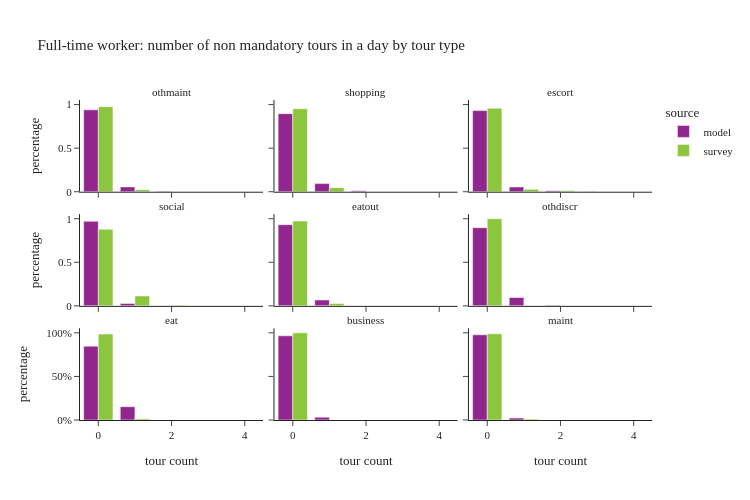

This figure's notebook cell:
### Code cell
plot_num_nonmand_tourtype(per_data[per_data['ptype']==1], "Full-time worker: number of non mandatory tours in a day by tour type")

### Figure 1 — Plotly figure (JSON) as saved in the notebook; plotly's stock layout.template omitted (floating-point values rounded to 4 significant figures)
{"data": [{"alignmentgroup": "True", "customdata": [[1722559], [101787], [8078], [730], [8]], "hovertemplate": "source=model<br>tour type=othmaint<br>tour count=%{x}<br>percentage=%{y}<br>sample_size=%{customdata[0]}<extra></extra>", "legendgroup": "model", "marker": {"color": "#91268F", "pattern": {"shape": ""}}, "name": "model", "offsetgroup": "model", "orientation": "v", "showlegend": true, "textposition": "auto", "type": "bar", "x": [0.0, 1.0, 2.0, 3.0, 4.0], "xaxis": "x7", "y": [0.9397, 0.05553, 0.004407, 0.0003982, 4.364e-06], "yaxis": "y7"}, {"alignmentgroup": "True", "customdata": [[1641929], [170585], [19622], [1024], [2]], "hovertemplate": "source=model<br>tour type=shopping<br>tour count=%{x}<br>percentage=%{y}<br>sample_size=%{customdata[0]}<extra></extra>", "legendgroup": "model", "marker": {"color": "#91268F", "pattern": {"shape": ""}}, "name": "model", "offsetgroup": "model", "orientation": "v", "showlegend": false, "textposition": "auto", "type": "bar", "x": [0.0, 1.0, 2.0, 3.0, 4.0], "xaxis": "x8", "y": [0.8957, 0.09306, 0.0107, 0.0005586, 1.091e-06], "yaxis": "y8"}, {"alignmentgroup": "True", "customdata": [[1706237], [99817], [22359], [4749]], "hovertemplate": "source=model<br>tour type=escort<br>tour count=%{x}<br>percentage=%{y}<br>sample_size=%{customdata[0]}<extra></extra>", "legendgroup": "model", "marker": {"color": "#91268F", "pattern": {"shape": ""}}, "name": "model", "offsetgroup": "model", "orientation": "v", "showlegend": false, "textposition": "auto", "type": "bar", "x": [0.0, 1.0, 2.0, 3.0], "xaxis": "x9", "y": [0.9308, 0.05445, 0.0122, 0.002591], "yaxis": "y9"}, {"alignmentgroup": "True", "customdata": [[1777701], [50891], [4220], [350]], "hovertemplate": "source=model<br>tour type=social<br>tour count=%{x}<br>percentage=%{y}<br>sample_size=%{customdata[0]}<extra></extra>", "legendgroup": "model", "marker": {"color": "#91268F", "pattern": {"shape": ""}}, "name": "model", "offsetgroup": "model", "orientation": "v", "showlegend": false, "textposition": "auto", "type": "bar", "x": [0.0, 1.0, 2.0, 3.0], "xaxis": "x4", "y": [0.9697, 0.02776, 0.002302, 0.0001909], "yaxis": "y4"}, {"alignmentgroup": "True", "customdata": [[1707901], [123124], [2128], [9]], "hovertemplate": "source=model<br>tour type=eatout<br>tour count=%{x}<br>percentage=%{y}<br>sample_size=%{customdata[0]}<extra></extra>", "legendgroup": "model", "marker": {"color": "#91268F", "pattern": {"shape": ""}}, "name": "model", "offsetgroup": "model", "orientation": "v", "showlegend": false, "textposition": "auto", "type": "bar", "x": [0.0, 1.0, 2.0, 3.0], "xaxis": "x5", "y": [0.9317, 0.06716, 0.001161, 4.91e-06], "yaxis": "y5"}, {"alignmentgroup": "True", "customdata": [[1644187], [175721], [10806], [2444], [4]], "hovertemplate": "source=model<br>tour type=othdiscr<br>tour count=%{x}<br>percentage=%{y}<br>sample_size=%{customdata[0]}<extra></extra>", "legendgroup": "model", "marker": {"color": "#91268F", "pattern": {"shape": ""}}, "name": "model", "offsetgroup": "model", "orientation": "v", "showlegend": false, "textposition": "auto", "type": "bar", "x": [0.0, 1.0, 2.0, 3.0, 4.0], "xaxis": "x6", "y": [0.8969, 0.09586, 0.005895, 0.001333, 2.182e-06], "yaxis": "y6"}, {"alignmentgroup": "True", "customdata": [[1553043], [280080], [39]], "hovertemplate": "source=model<br>tour type=eat<br>tour count=%{x}<br>percentage=%{y}<br>sample_size=%{customdata[0]}<extra></extra>", "legendgroup": "model", "marker": {"color": "#91268F", "pattern": {"shape": ""}}, "name": "model", "offsetgroup": "model", "orientation": "v", "showlegend": false, "textposition": "auto", "type": "bar", "x": [0.0, 1.0, 2.0], "xaxis": "x", "y": [0.8472, 0.1528, 2.127e-05], "yaxis": "y"}, {"alignmentgroup": "True", "customdata": [[1770566], [60542], [2052], [2]], "hovertemplate": "source=model<br>tour type=business<br>tour count=%{x}<br>percentage=%{y}<br>sample_size=%{customdata[0]}<extra></extra>", "legendgroup": "model", "marker": {"color": "#91268F", "pattern": {"shape": ""}}, "name": "model", "offsetgroup": "model", "orientation": "v", "showlegend": false, "textposition": "auto", "type": "bar", "x": [0.0, 1.0, 2.0, 3.0], "xaxis": "x2", "y": [0.9659, 0.03303, 0.001119, 1.091e-06], "yaxis": "y2"}, {"alignmentgroup": "True", "customdata": [[1791969], [41190], [3]], "hovertemplate": "source=model<br>tour type=maint<br>tour count=%{x}<br>percentage=%{y}<br>sample_size=%{customdata[0]}<extra></extra>", "legendgroup": "model", "marker": {"color": "#91268F", "pattern": {"shape": ""}}, "name": "model", "offsetgroup": "model", "orientation": "v", "showlegend": false, "textposition": "auto", "type": "bar", "x": [0.0, 1.0, 2.0], "xaxis": "x3", "y": [0.9775, 0.02247, 1.637e-06], "yaxis": "y3"}, {"alignmentgroup": "True", "customdata": [[2705], [87], [6]], "hovertemplate": "source=survey<br>tour type=othmaint<br>tour count=%{x}<br>percentage=%{y}<br>sample_size=%{customdata[0]}<extra></extra>", "legendgroup": "survey", "marker": {"color": "#8CC63E", "pattern": {"shape": ""}}, "name": "survey", "offsetgroup": "survey", "orientation": "v", "showlegend": true, "textposition": "auto", "type": "bar", "x": [0.0, 1.0, 2.0], "xaxis": "x7", "y": [0.9756, 0.02407, 0.0003424], "yaxis": "y7"}, {"alignmentgroup": "True", "customdata": [[2620], [169], [9]], "hovertemplate": "source=survey<br>tour type=shopping<br>tour count=%{x}<br>percentage=%{y}<br>sample_size=%{customdata[0]}<extra></extra>", "legendgroup": "survey", "marker": {"color": "#8CC63E", "pattern": {"shape": ""}}, "name": "survey", "offsetgroup": "survey", "orientation": "v", "showlegend": false, "textposition": "auto", "type": "bar", "x": [0.0, 1.0, 2.0], "xaxis": "x8", "y": [0.9522, 0.04703, 0.0007647], "yaxis": "y8"}, {"alignmentgroup": "True", "customdata": [[2671], [99], [27], [1]], "hovertemplate": "source=survey<br>tour type=escort<br>tour count=%{x}<br>percentage=%{y}<br>sample_size=%{customdata[0]}<extra></extra>", "legendgroup": "survey", "marker": {"color": "#8CC63E", "pattern": {"shape": ""}}, "name": "survey", "offsetgroup": "survey", "orientation": "v", "showlegend": false, "textposition": "auto", "type": "bar", "x": [0.0, 1.0, 2.0, 3.0], "xaxis": "x9", "y": [0.9583, 0.02744, 0.01423, 4.928e-05], "yaxis": "y9"}, {"alignmentgroup": "True", "customdata": [[2413], [345], [35], [5]], "hovertemplate": "source=survey<br>tour type=social<br>tour count=%{x}<br>percentage=%{y}<br>sample_size=%{customdata[0]}<extra></extra>", "legendgroup": "survey", "marker": {"color": "#8CC63E", "pattern": {"shape": ""}}, "name": "survey", "offsetgroup": "survey", "orientation": "v", "showlegend": false, "textposition": "auto", "type": "bar", "x": [0.0, 1.0, 2.0, 3.0], "xaxis": "x4", "y": [0.8798, 0.1139, 0.006015, 0.0002517], "yaxis": "y4"}, {"alignmentgroup": "True", "customdata": [[2672], [121], [5]], "hovertemplate": "source=survey<br>tour type=eatout<br>tour count=%{x}<br>percentage=%{y}<br>sample_size=%{customdata[0]}<extra></extra>", "legendgroup": "survey", "marker": {"color": "#8CC63E", "pattern": {"shape": ""}}, "name": "survey", "offsetgroup": "survey", "orientation": "v", "showlegend": false, "textposition": "auto", "type": "bar", "x": [0.0, 1.0, 2.0], "xaxis": "x5", "y": [0.9728, 0.02714, 8.883e-05], "yaxis": "y5"}, {"alignmentgroup": "True", "customdata": [[2788], [10]], "hovertemplate": "source=survey<br>tour type=othdiscr<br>tour count=%{x}<br>percentage=%{y}<br>sample_size=%{customdata[0]}<extra></extra>", "legendgroup": "survey", "marker": {"color": "#8CC63E", "pattern": {"shape": ""}}, "name": "survey", "offsetgroup": "survey", "orientation": "v", "showlegend": false, "textposition": "auto", "type": "bar", "x": [0.0, 1.0], "xaxis": "x6", "y": [0.9995, 0.0005043], "yaxis": "y6"}, {"alignmentgroup": "True", "customdata": [[2752], [46]], "hovertemplate": "source=survey<br>tour type=eat<br>tour count=%{x}<br>percentage=%{y}<br>sample_size=%{customdata[0]}<extra></extra>", "legendgroup": "survey", "marker": {"color": "#8CC63E", "pattern": {"shape": ""}}, "name": "survey", "offsetgroup": "survey", "orientation": "v", "showlegend": false, "textposition": "auto", "type": "bar", "x": [0.0, 1.0], "xaxis": "x", "y": [0.9866, 0.01337], "yaxis": "y"}, {"alignmentgroup": "True", "customdata": [[2798]], "hovertemplate": "source=survey<br>tour type=business<br>tour count=%{x}<br>percentage=%{y}<br>sample_size=%{customdata[0]}<extra></extra>", "legendgroup": "survey", "marker": {"color": "#8CC63E", "pattern": {"shape": ""}}, "name": "survey", "offsetgroup": "survey", "orientation": "v", "showlegend": false, "textposition": "auto", "type": "bar", "x": [0.0], "xaxis": "x2", "y": [1.0], "yaxis": "y2"}, {"alignmentgroup": "True", "customdata": [[2777], [21]], "hovertemplate": "source=survey<br>tour type=maint<br>tour count=%{x}<br>percentage=%{y}<br>sample_size=%{customdata[0]}<extra></extra>", "legendgroup": "survey", "marker": {"color": "#8CC63E", "pattern": {"shape": ""}}, "name": "survey", "offsetgroup": "survey", "orientation": "v", "showlegend": false, "textposition": "auto", "type": "bar", "x": [0.0, 1.0], "xaxis": "x3", "y": [0.9897, 0.01033], "yaxis": "y3"}], "layout": {"annotations": [{"font": {}, "showarrow": false, "text": "eat", "x": 0.16, "xanchor": "center", "xref": "paper", "y": 0.2867, "yanchor": "bottom", "yref": "paper"}, {"font": {}, "showarrow": false, "text": "business", "x": 0.5, "xanchor": "center", "xref": "paper", "y": 0.2867, "yanchor": "bottom", "yref": "paper"}, {"font": {}, "showarrow": false, "text": "maint", "x": 0.84, "xanchor": "center", "xref": "paper", "y": 0.2867, "yanchor": "bottom", "yref": "paper"}, {"font": {}, "showarrow": false, "text": "social", "x": 0.16, "xanchor": "center", "xref": "paper", "y": 0.6433, "yanchor": "bottom", "yref": "paper"}, {"font": {}, "showarrow": false, "text": "eatout", "x": 0.5, "xanchor": "center", "xref": "paper", "y": 0.6433, "yanchor": "bottom", "yref": "paper"}, {"font": {}, "showarrow": false, "text": "othdiscr", "x": 0.84, "xanchor": "center", "xref": "paper", "y": 0.6433, "yanchor": "bottom", "yref": "paper"}, {"font": {}, "showarrow": false, "text": "othmaint", "x": 0.16, "xanchor": "center", "xref": "paper", "y": 1.0, "yanchor": "bottom", "yref": "paper"}, {"font": {}, "showarrow": false, "text": "shopping", "x": 0.5, "xanchor": "center", "xref": "paper", "y": 1.0, "yanchor": "bottom", "yref": "paper"}, {"font": {}, "showarrow": false, "text": "escort", "x": 0.84, "xanchor": "center", "xref": "paper", "y": 1.0, "yanchor": "bottom", "yref": "paper"}], "barmode": "group", "height": 500, "legend": {"title": {"text": "source"}, "tracegroupgap": 0}, "title": {"text": "Full-time worker: number of non mandatory tours in a day by tour type"}, "width": 750, "xaxis": {"anchor": "y", "domain": [0.0, 0.32], "title": {"text": "tour count"}}, "xaxis2": {"anchor": "y2", "domain": [0.34, 0.66], "matches": "x", "title": {"text": "tour count"}}, "xaxis3": {"anchor": "y3", "domain": [0.68, 1.0], "matches": "x", "title": {"text": "tour count"}}, "xaxis4": {"anchor": "y4", "domain": [0.0, 0.32], "matches": "x", "showticklabels": false}, "xaxis5": {"anchor": "y5", "domain": [0.34, 0.66], "matches": "x", "showticklabels": false}, "xaxis6": {"anchor": "y6", "domain": [0.68, 1.0], "matches": "x", "showticklabels": false}, "xaxis7": {"anchor": "y7", "domain": [0.0, 0.32], "matches": "x", "showticklabels": false}, "xaxis8": {"anchor": "y8", "domain": [0.34, 0.66], "matches": "x", "showticklabels": false}, "xaxis9": {"anchor": "y9", "domain": [0.68, 1.0], "matches": "x", "showticklabels": false}, "yaxis": {"anchor": "x", "domain": [0.0, 0.2867], "tickformat": ".0%", "title": {"text": "percentage"}}, "yaxis2": {"anchor": "x2", "domain": [0.0, 0.2867], "matches": "y", "showticklabels": false, "tickformat": ".0%"}, "yaxis3": {"anchor": "x3", "domain": [0.0, 0.2867], "matches": "y", "showticklabels": false}, "yaxis4": {"anchor": "x4", "domain": [0.3567, 0.6433], "matches": "y", "title": {"text": "percentage"}}, "yaxis5": {"anchor": "x5", "domain": [0.3567, 0.6433], "matches": "y", "showticklabels": false}, "yaxis6": {"anchor": "x6", "domain": [0.3567, 0.6433], "matches": "y", "showticklabels": false}, "yaxis7": {"anchor": "x7", "domain": [0.7133, 1.0], "matches": "y", "title": {"text": "percentage"}}, "yaxis8": {"anchor": "x8", "domain": [0.7133, 1.0], "matches": "y", "showticklabels": false}, "yaxis9": {"anchor": "x9", "domain": [0.7133, 1.0], "matches": "y", "showticklabels": false}}}
